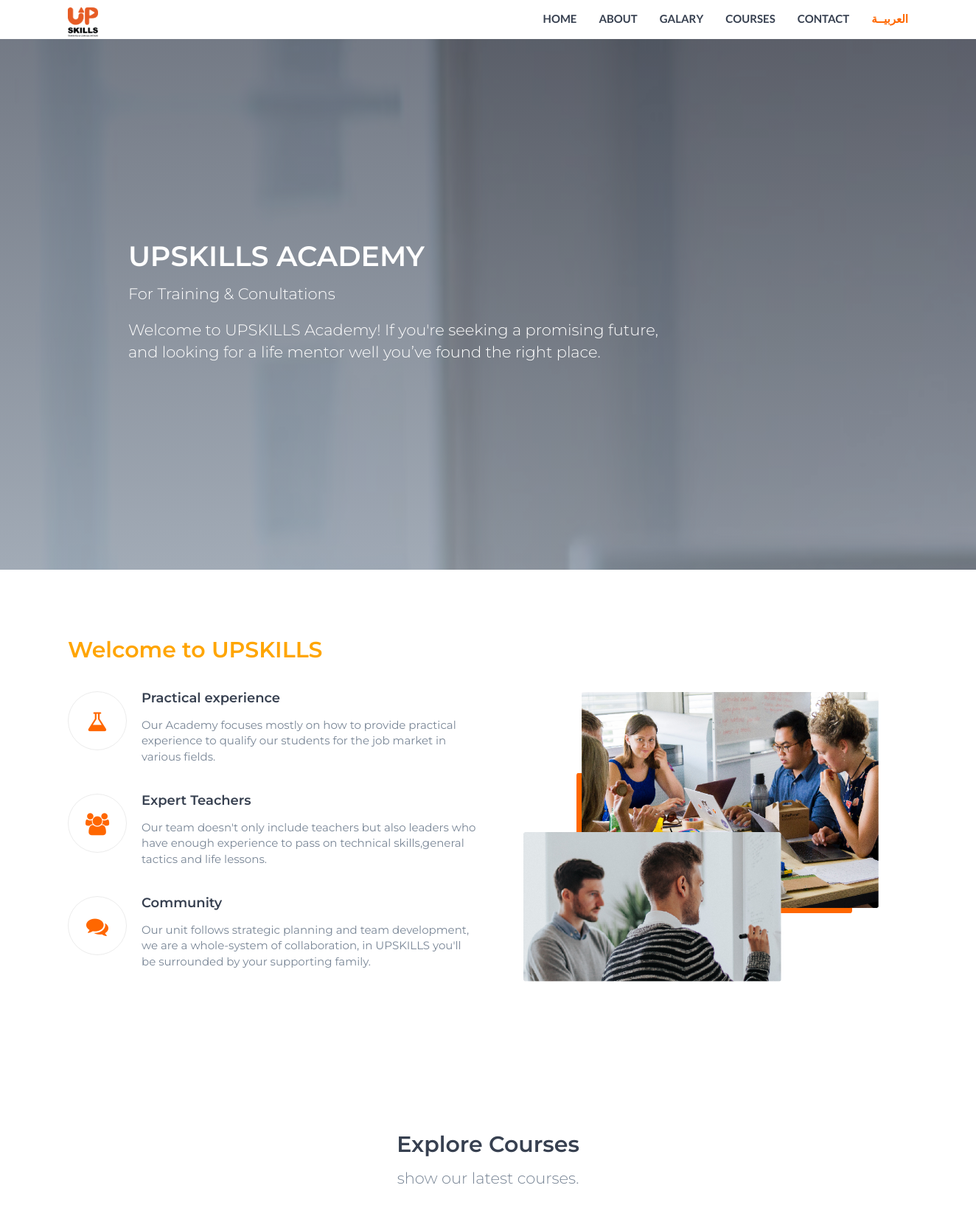
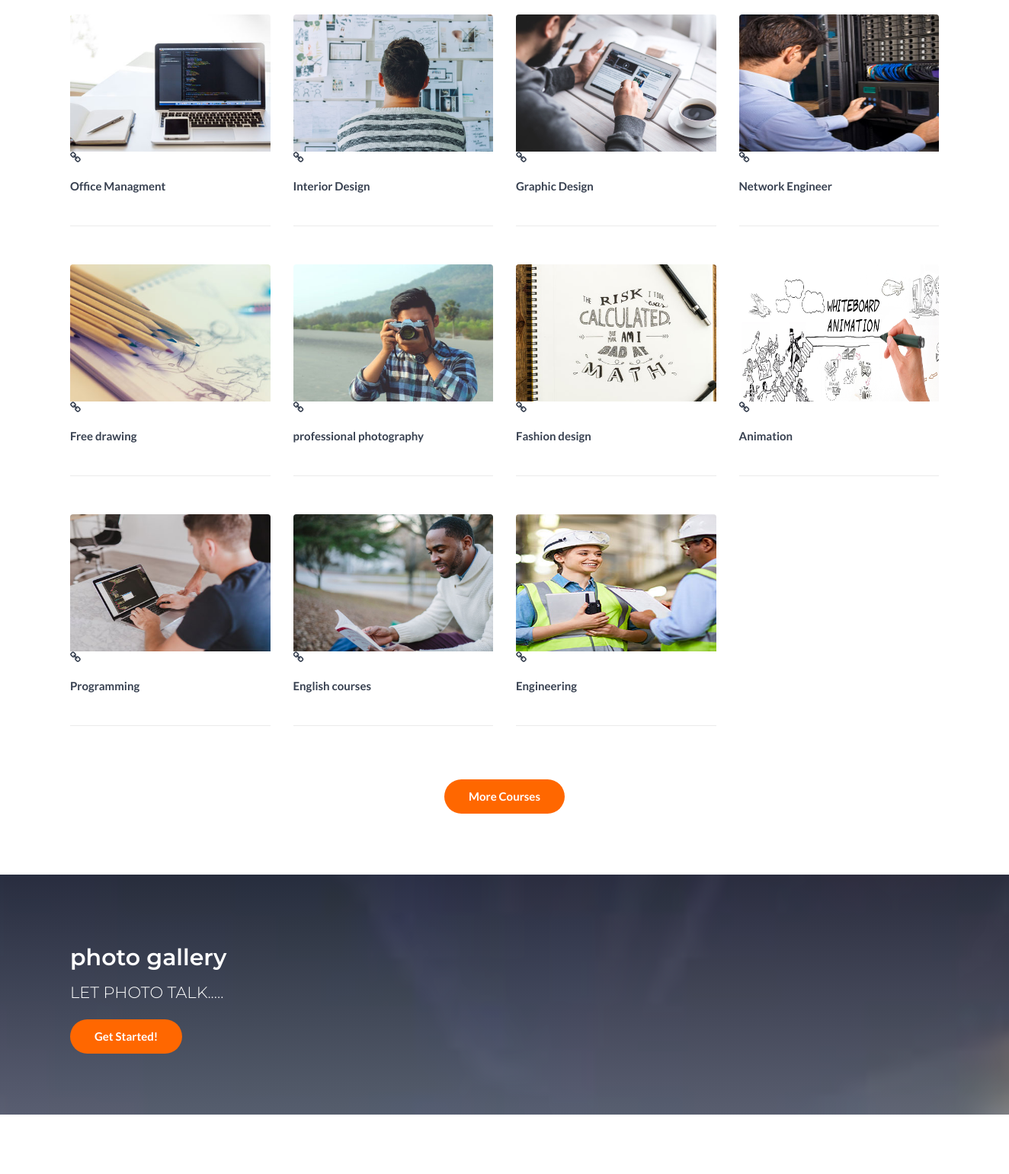
The page / (upper part) on the database its author committed (2 pictures, top to bottom).
### tables this page shows
CREATE TABLE `category` (
  `cat_id` int(3) NOT NULL,
  `cat_name` varchar(30) NOT NULL,
  `ar_name` varchar(50) NOT NULL,
  `cat_image` text NOT NULL
);

### index.php (the view, shortened to what this page needs)
<?php include_once 'includes/db_connection.php'; ?>
<?php include_once 'includes/header.php'; ?>
        <div id="home" class="hero-area">
            <div class="bg-image bg-parallax overlay" style="background-image:url(./img/home-background.jpg)"></div>
            <div class="home-wrapper">
                <div class="container">
                    <div class="row">
                        <div class="col-md-8">
                            <h1 class="white-text">UPSKILLS ACADEMY </h1>
                            <p class="lead white-text">For Training & Conultations </p>
                            <p class="lead white-text">Welcome to UPSKILLS Academy! If you're seeking a promising future, and looking for a life mentor well you’ve found the right place. </p>
                        </div>
                    </div>
                </div>
            </div>
        </div>
        <div id="about" class="section">
            <div class="container">
                <div class="row" id="about">
                    <div class="col-md-6">
                        <div class="section-header">
                            <h2 style="color: orange">Welcome to UPSKILLS</h2>
                        </div>
                        <div class="feature">
                            <i class="feature-icon fa fa-flask"></i>
                            <div class="feature-content">
                                <h4>Practical experience </h4>
                                <p>Our Academy focuses mostly on how to provide practical experience to qualify our students for the job market in various fields.</p>
                            </div>
                        </div>
                        <div class="feature">
                            <i class="feature-icon fa fa-users"></i>
                            <div class="feature-content">
                                <h4>Expert Teachers</h4>
                                <p>Our team doesn't only include teachers but also leaders who have enough experience to pass on technical skills,general tactics and life lessons.</p>
                            </div>
                        </div>
                        <div class="feature">
                            <i class="feature-icon fa fa-comments"></i>
                            <div class="feature-content">
                                <h4>Community</h4>
                                <p>Our unit follows strategic planning and team development, we are a whole-system of collaboration, in UPSKILLS you'll be surrounded by your supporting family.</p>
                            </div>
                        </div>
                    </div>
                    <div class="col-md-6">
                        <div class="about-img">
                            <img src="./img/about.png" alt="">
                        </div>
                    </div>
                </div>
            </div>
        </div>
        <div id="courses" class="section">
            <div class="container">
                <div class="row">
                    <div class="section-header text-center">
                        <h2>Explore Courses</h2>
                        <p class="lead">show our latest courses.</p>
                    </div>
                </div>
                <div id="courses-wrapper">
                    <div class="row">
                    <?php
                    $query= "select * from category";
                    $result= mysqli_query($link, $query);
                    while($row= mysqli_fetch_assoc($result)){
                        echo '<div class="col-md-3 col-sm-6 col-xs-6">';
                        echo '<div class="course">';
                        echo "<a href='course.php?cat_id={$row['cat_id']}' class='course-img'>";
                        echo "<img src='uploads/{$row['cat_image']}' style='width: 300px;height: 180px;'>";
                        echo '<i class="cou0rse-link-icon fa fa-link"></i></a>';
                        echo "<a class='course-title' href='#'>{$row['cat_name']}</a>";
                        echo '<div class="course-details"></div></div></div>';
                    }
                    ?>
                 </div>
                </div>
                <div class="row">
                    <div class="center-btn">
                        <a class="main-button icon-button" href="#">More Courses</a>
                    </div>
                </div>
            </div>
        </div>
        <div id="cta" class="section">
            <div class="bg-image bg-parallax overlay" style="background-image:url(./img/salameh.jpg)"></div>
            <div class="container">
                <div class="row">
                    <div class="col-md-6">
                        <h2 class="white-text">photo gallery</h2>
                        <p class="lead white-text">LET PHOTO TALK.....</p>
                        <a class="main-button icon-button" href="photo.php">Get Started!</a>
                    </div>
                </div>
            </div>
        </div>
        <div id="why-us" class="section">
        </div>
                    <?php include_once'includes/footer.php';?>

### css/style.css (style rules this page uses)
body { font-family: 'Montserrat', sans-serif; font-size: 15px; font-weight: 400; color: #798696; overflow-x:hidden; }
h1,h2,h3,h4,h5,h6 { margin-top: 12px; margin-bottom: 15px; font-weight: 600; color: #374050; }
h1 { font-size:38px; }
h2 { font-size:30px; }
h4 { font-size:18px; }
a { font-family: 'Lato', sans-serif; color: #374050; font-weight: 700; }
.white-text { color: #FFF; }
.section { position:relative; padding-top:80px; padding-bottom:80px; }
.section-header { margin-bottom:40px; }
.bg-image { position:absolute; left:0; right:0; top:0; bottom:0; background-position:center; background-size:cover; }
.bg-image.bg-parallax { background-attachment:fixed; }
.bg-image.overlay:after { content:""; position:absolute; left:0; right:0; top:0; bottom:0; background-image: -webkit-gradient(linear, left top, left bottom, from(#374050), to(#798696)); background-image: linear-gradient(to bottom, #374050 0%, #798696 100%); opacity: 0.7; }
.main-button { position:relative; display:inline-block; padding:10px 30px; background-color: #FF6700; border: 2px solid transparent; border-radius: 40px; color: #FFF; -webkit-transition:0.2s all; transition:0.2s all; }
.main-button.icon-button:after { content:"\f178"; font-family:FontAwesome; position:absolute; width: 30px; right: 15px; text-align:center; opacity:0; -webkit-transition:0.2s all; transition:0.2s all; }
.hero-area { position:relative; padding-top: 80px; padding-bottom: 80px; }
#home.hero-area { height:calc(100vh - 80px); padding-top: 0px; padding-bottom: 0px; }
.home-wrapper { position: absolute; top:50%; -webkit-transform:translateY(-50%); -ms-transform:translateY(-50%); transform:translateY(-50%); left: 12%; }
.feature { position:relative; }
.feature + .feature { margin-top:40px; }
.feature .feature-icon { position:absolute; left:0; top:0; width:80px; height:80px; line-height:80px; text-align:center; border-radius: 50%; font-size:30px; border:1px solid #EBEBEB; color:#FF6700; }
.feature-content { padding-left:100px; }
.about-img { margin-top:40px; }
.about-img > img { width:100%; }
.course { margin-top:20px; margin-bottom:20px; }
.course .course-img { position: relative; display:block; margin-bottom:20px; border-radius:4px; overflow:hidden; }
.course .course-img > img { width:100%; }
.course-img:after { content:""; position:absolute; left:0; right:0; bottom:0; top:0; background-color:#FF6700; opacity:0; -webkit-transition:0.2s opacity; transition:0.2s opacity; }
.course .course-title { display:block; height:42px; }
.course .course-details { margin-top: 20px; padding-top: 10px; border-top: 1px solid #EBEBEB; }
#courses .center-btn { text-align:center; margin-top:40px; }

### rows shown on the page
category: cat_image (picture), cat_name "Office Managment"
category: cat_image (picture), cat_name "Interior Design"
category: cat_image (picture), cat_name "Graphic Design"
category: cat_image (picture), cat_name "Network Engineer"
category: cat_image (picture), cat_name "Free drawing"
category: cat_image (picture), cat_name "professional photography"
category: cat_image (picture), cat_name "Fashion design"
category: cat_image (picture), cat_name "Animation"
category: cat_image (picture), cat_name "Programming"
category: cat_image (picture), cat_name "English courses"
category: cat_image (picture), cat_name "Engineering"
